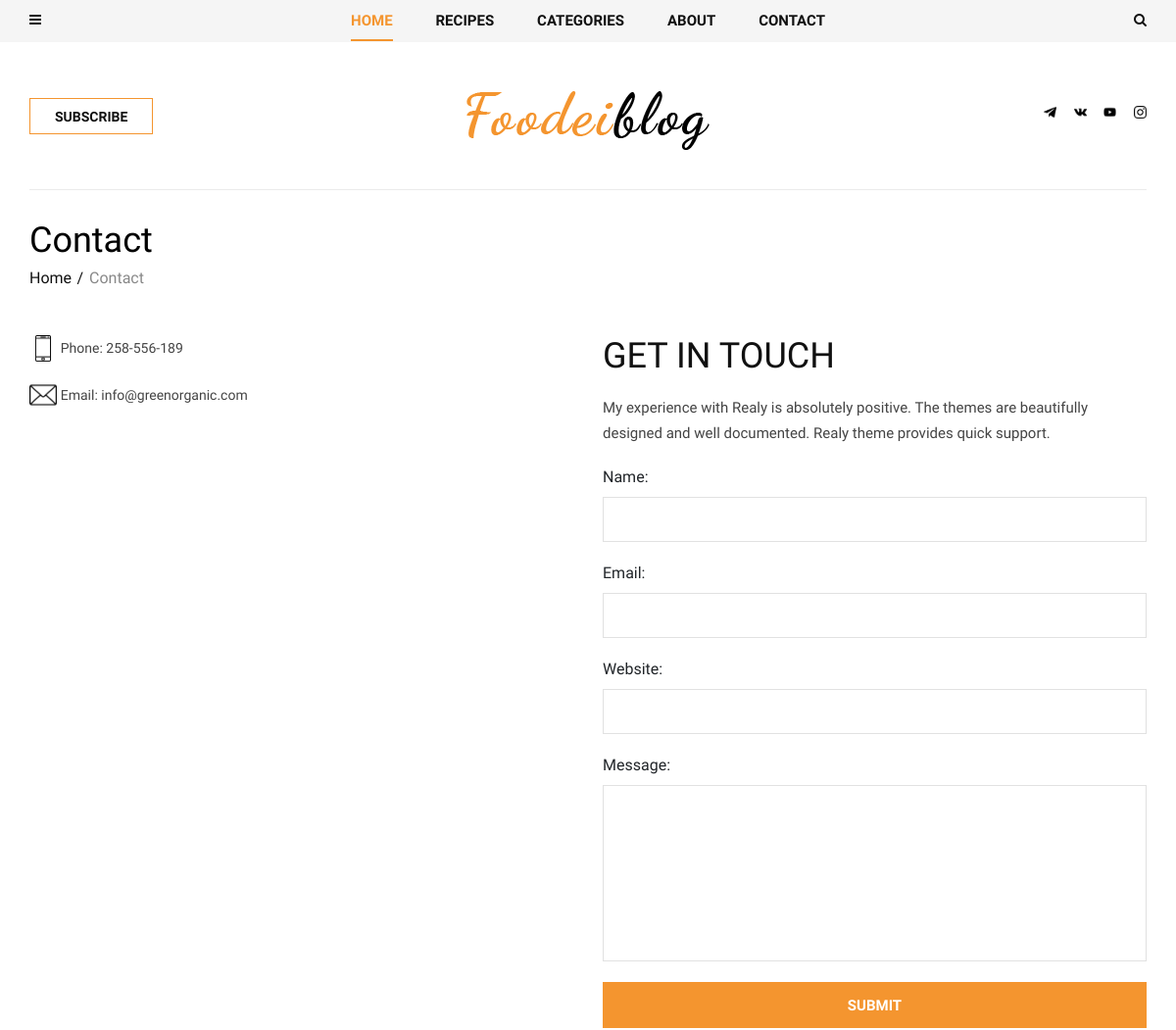
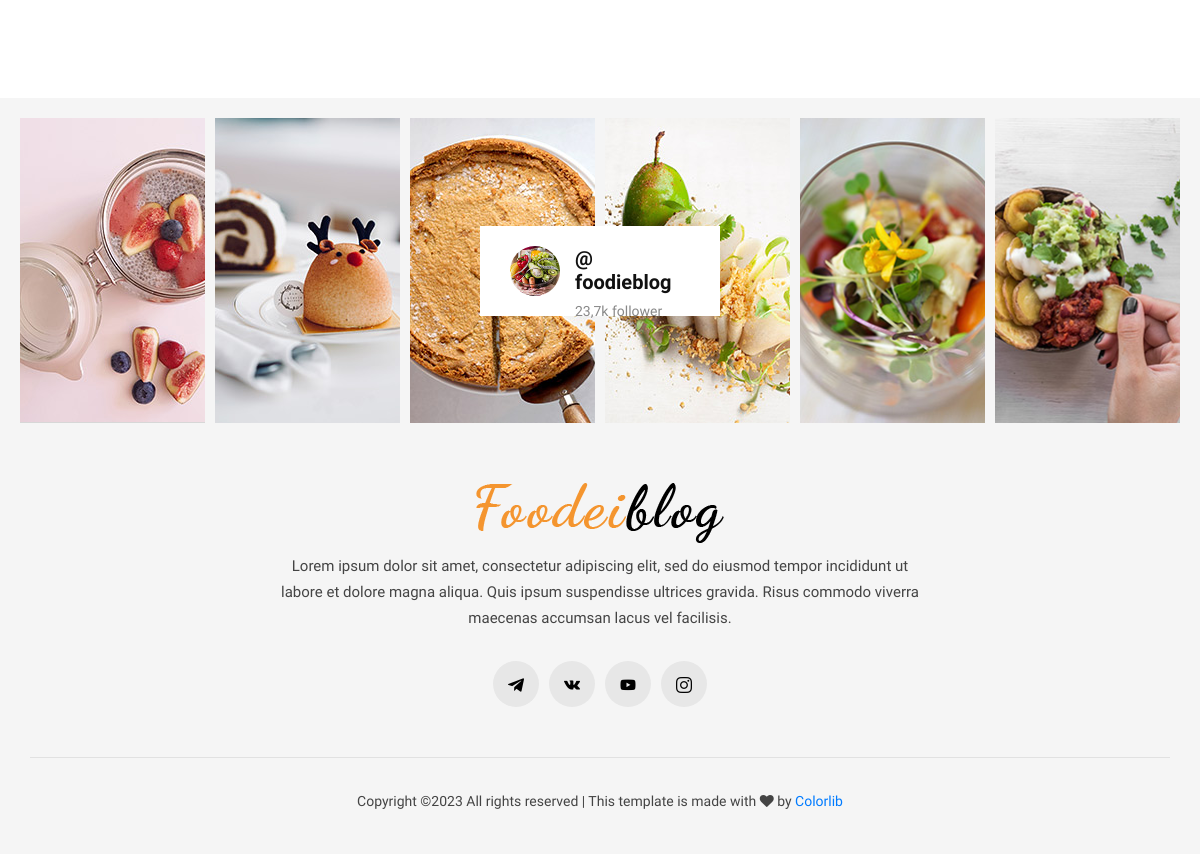
Page /contact/ on the committed database (2 pictures, top to bottom).
### contact/models.py (models this page shows, shortened)
class Social(models.Model):
    icon = models.FileField(upload_to='icons/')
    link = models.URLField()
    alt = models.CharField(max_length=100, null=True, blank=True)

class ContactLink(models.Model):
    icon = models.FileField(upload_to='icons/')
    name = models.CharField(max_length=200)

### contact/views.py (the view)
# urls.py: path('contact/', views.ContactView.as_view(), name='contact'), # страница контакт
class ContactView(View):
    def get(self, request):
        contacts = ContactLink.objects.all()
        form = ContactForm()
        context = {
            'contacts': contacts,
            'form': form
        }
        return render(request, 'contact/contact.html', context)

### contact/forms.py
class ContactForm(forms.ModelForm):
    class Meta:
        model = ContactModel
        fields = '__all__'

### blog/models.py (called while the page is built)
    def get_absolute_url(self):
        return reverse('post_single', kwargs={'slug': self.category.slug, 'post_slug': self.slug})

### blog/templatetags/menu_tags.py (called while the page is built)
@register.inclusion_tag('blog/include/tags/top_menu.html')
def get_categories():
    category = Category.objects.all()
    return {'list_category': category}

@register.inclusion_tag('blog/include/tags/recipes_tag.html')
def get_last_posts():
    posts = Post.objects.select_related('category').order_by('-id')[:5]
    return {'list_last_post': posts}

### contact/templatetags/social_tags.py (called while the page is built)
@register.simple_tag()
def get_social_links():
    return Social.objects.all()

@register.simple_tag()
def get_about():
    return About.objects.last()

### templates/contact/contact.html (shortened to what this page needs)
{% extends 'base.html' %}
{% block content %}
<section class="contact spad">
    <div class="container">
        <div class="contact__text">
            <div class="row">
                <div class="col-lg-12">
                    <div class="breadcrumb__text">
                        <h2>Contact</h2>
                        <div class="breadcrumb__option">
                            <a href="#">Home</a>
                            <span>Contact</span>
                        </div>
                    </div>
                </div>
            </div>
            <div class="row">
                <div class="col-lg-6 col-md-6">
                    <div class="contact__widget">
                        <ul>
                            {% for contact in contacts %}
                            <li>
                                {% if contact.icon %}
                                <img class="contact_icon" src="{{ contact.icon.url }}" alt="">
                                {% endif %}
                                <span>{{ contact.name }}</span>
                            </li>
                            {% endfor %}
                        </ul>
                    </div>
                </div>
                <div class="col-lg-6 col-md-6">
                    <div class="contact__form">
                        <div class="contact__form__title">
                            <h2>gET IN TOUCH</h2>
                            <p>My experience with Realy is absolutely positive. The themes are beautifully designed
                                and well documented. Realy theme provides quick support.</p>
                        </div>
                        <form action="{% url 'feedback' %}" method="post">
                            {{ form }}
                            <button type="submit" class="site-btn">Submit</button>
                        </form>
                    </div>
                </div>
            </div>
        </div>
    </div>
</section>
{% endblock content %}

### templates/header.html
{% load static social_tags %}
<header class="header">
    <div class="header__top">
        <div class="container">
            <div class="row">
                <div class="col-lg-2 col-md-1 col-6 order-md-1 order-1">
                    <div class="header__humberger">
                        <i class="fa fa-bars humberger__open"></i>
                    </div>
                </div>
                <div class="col-lg-8 col-md-10 order-md-2 order-3">
                    {% include 'blog/include/nav/top_nav.html' %}
                </div>
                <div class="col-lg-2 col-md-1 col-6 order-md-3 order-2">
                    <div class="header__search">
                        <i class="fa fa-search search-switch"></i>
                    </div>
                </div>
            </div>
        </div>
    </div>
    <div class="container">
        <div class="row">
            <div class="col-lg-3 col-md-3">
                <div class="header__btn">
                    <a href="./signin.html" class="primary-btn">Subscribe</a>
                </div>
            </div>
            <div class="col-lg-6 col-md-6">
                <div class="header__logo">
                    <a href="/"><img src="{% static 'img/logo.png' %}" alt=""></a>
                </div>
            </div>
            <div class="col-lg-3 col-md-3">
                <div class="header__social">
                    {% get_social_links as social_link %}
                        {% for item in social_link %}
                        <a href="{{ item.link }}" target="_blank">
                            {% if item.icon %}
                            <img class="social_header_img" src="{{ item.icon.url }}" alt="">
                            {% endif %}
                        </a>
                        {% endfor %}
                </div>
            </div>
        </div>
    </div>
</header>

### templates/footer.html (shortened to what this page needs)
{% load static social_tags %}
<footer class="footer">
    <div class="container-fluid">
        <div class="footer__instagram">
            <div class="footer__instagram__avatar">
                <div class="footer__instagram__avatar--pic">
                    <img src="{% static 'img/footer/instagram-avatar.jpg' %}" alt="">
                </div>
                <div class="footer__instagram__avatar--text">
                    <h5>@ foodieblog</h5>
                    <span>23,7k follower</span>
                </div>
            </div>
            <div class="row">
                <div class="col-lg-2 col-md-2 col-sm-4 col-6">
                    <div class="footer__instagram__item set-bg" data-setbg="{% static 'img/footer/ip-1.jpg' %}"></div>
                </div>
                <div class="col-lg-2 col-md-2 col-sm-4 col-6">
                    <div class="footer__instagram__item set-bg" data-setbg="{% static 'img/footer/ip-2.jpg' %}"></div>
                </div>
                <div class="col-lg-2 col-md-2 col-sm-4 col-6">
                </div>
                <div class="col-lg-2 col-md-2 col-sm-4 col-6">
                </div>
                <div class="col-lg-2 col-md-2 col-sm-4 col-6">
                    <div class="footer__instagram__item set-bg" data-setbg="{% static 'img/footer/ip-5.jpg' %}"></div>
                </div>
                <div class="col-lg-2 col-md-2 col-sm-4 col-6">
                    <div class="footer__instagram__item set-bg" data-setbg="{% static 'img/footer/ip-6.jpg' %}"></div>
                </div>
            </div>
        </div>
    </div>
    <div class="container">
        <div class="row">
            <div class="col-lg-12">
                <div class="footer__text">
                    <div class="footer__logo">
                        <a href="#"><img src="{% static 'img/logo.png' %}" alt=""></a>
                    </div>
                    <p>Lorem ipsum dolor sit amet, consectetur adipiscing elit, sed do eiusmod tempor incididunt
                        ut<br/> labore et dolore magna aliqua. Quis ipsum suspendisse ultrices gravida. Risus
                        commodo viverra<br/> maecenas accumsan lacus vel facilisis. </p>
                    <div class="footer__social">
                        {% get_social_links as social_link %}
                        {% for item in social_link %}
                        <a href="{{ item.link }}" target="_blank">
                            {% if item.icon %}
                            <img class="social__footer__img" src="{{ item.icon.url }}" alt="">
                            {% endif %}
                        </a>
                        {% endfor %}
                    </div>
                </div>
                <div class="footer__copyright">
                    <p>
                        Copyright &copy;<script>document.write(new Date().getFullYear());</script>
                        All rights reserved | This template is made with <i class="fa fa-heart" aria-hidden="true"></i> by <a href="https://colorlib.com" target="_blank">Colorlib</a>
                        </p>
                </div>
            </div>
        </div>
    </div>
</footer>

### rows in the picture
Social: icon (picture)
Social: icon (picture)
Social: icon (picture)
Social: icon (picture)
ContactLink: icon (picture), name "Phone: 258-556-189"
ContactLink: icon (picture), name "Email: info@greenorganic.com"
